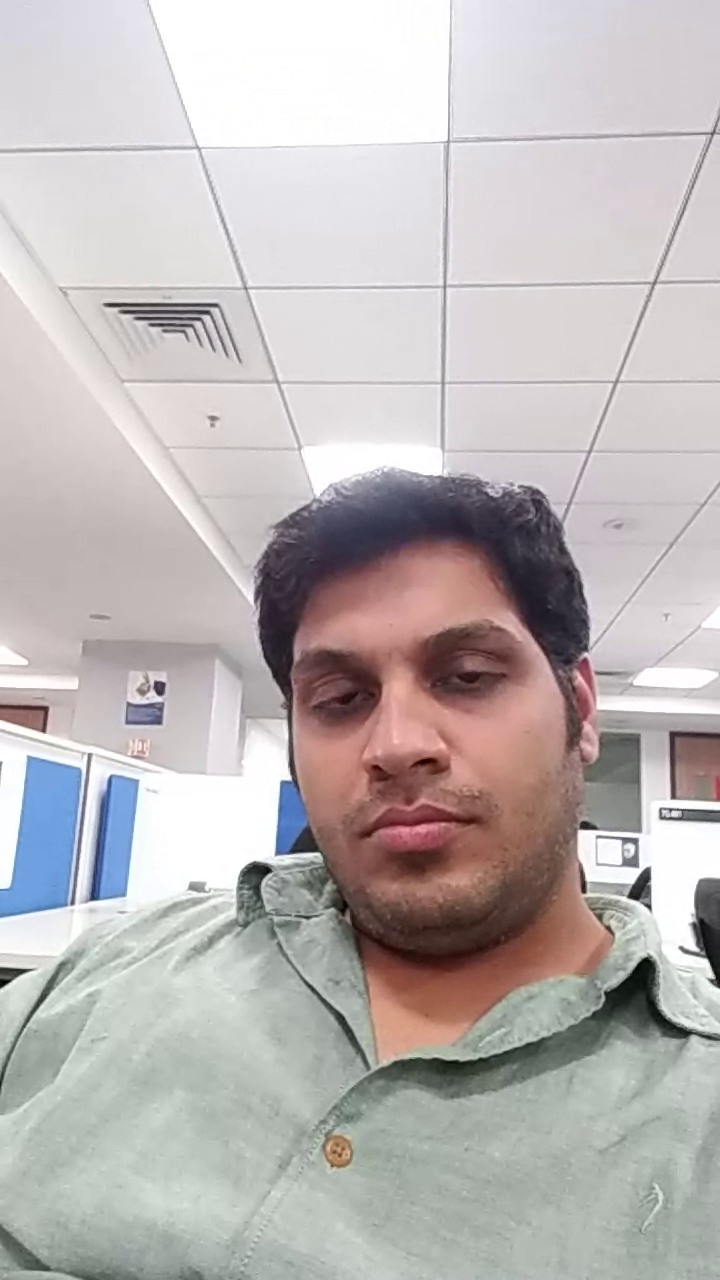
#> input picture frame 25 of Image Analysis/Automated Driver Fatigue detection/data/VID_JITIN.webm, 720 x 1280 px, given in place of VID_SHIVU_1.webm, which was not available
$ python sample.py   (older library calls are emulated)
#> lines starting #> are read from the running program, lines starting #| are printed output that depends on the picture; pictures that were not available may be replaced by others from this repository, and a replacement may not be noted
from __future__ import print_function, with_statement
import numpy as np
import cv2

wait_time = 5000
eye_center_range = 10

face_cascade = cv2.CascadeClassifier('C:\opencv\sources\data\haarcascades\haarcascade_frontalface_default.xml')
eye_cascade = cv2.CascadeClassifier('C:\opencv\sources\data\haarcascades\haarcascade_eye.xml')
# smile_cascade = cv2.CascadeClassifier('C:\opencv\sources\data\haarcascades\haarcascade_smile.xml')

cap = cv2.VideoCapture('D:\innovation\eye-blink\VID_SHIVU_1.webm')
totalFrames = cap.get(cv2.CAP_PROP_FRAME_COUNT)
fps = cap.get(cv2.CAP_PROP_FPS)
print("Total Frames:", totalFrames)
print("And FPS:",fps)

ret, img = cap.read()
#> img is the input picture: shape (1280, 720, 3); mean B, G, R 182.8, 183.2, 189
gray = cv2.cvtColor(img, cv2.COLOR_BGR2GRAY)
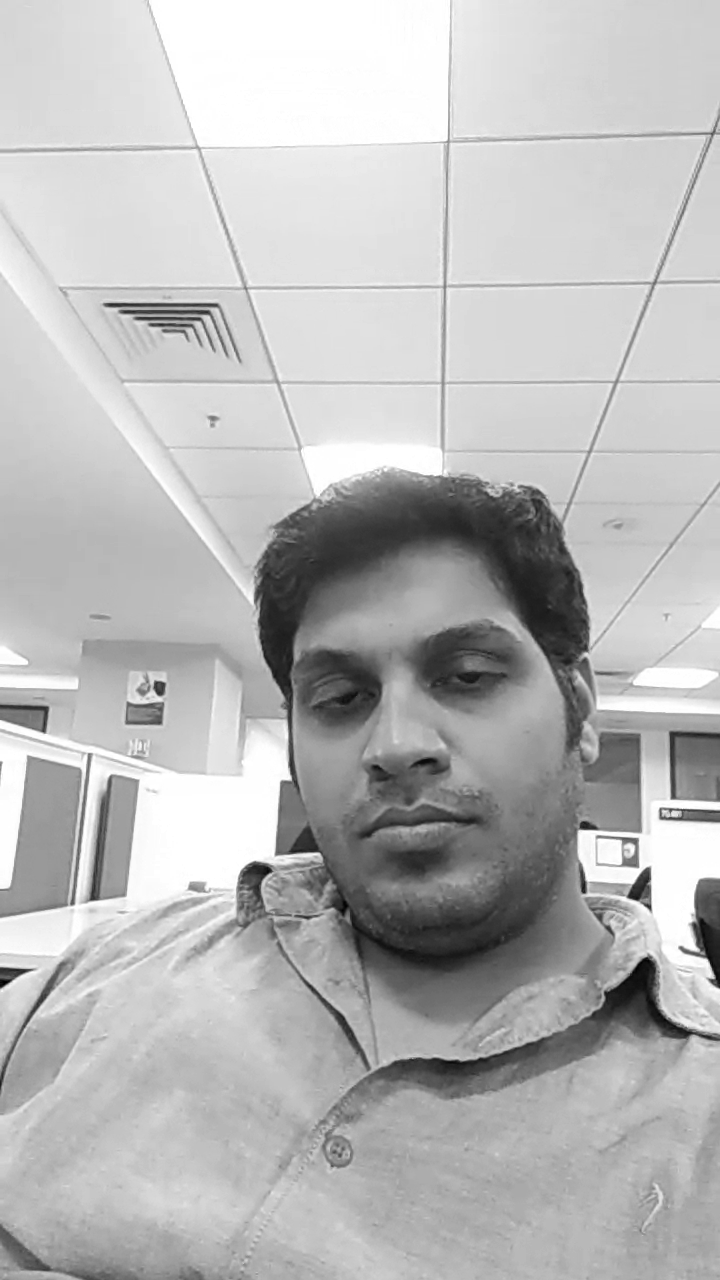
#> gray: shape (1280, 720); min 0, max 255, mean 184.8
faces = face_cascade.detectMultiScale(gray, 1.3, 5)
#> faces = [[215, 534, 375, 375]]

for (x, y, w, h) in faces:
    cv2.rectangle(img, (x, y), (x + w, y + h), (255, 0, 0), 2)
    roi_gray = gray[y:y + h, x:x + w]
    roi_color = img[y:y + h, x:x + w]
    eyes = eye_cascade.detectMultiScale(roi_gray)
    print('Eye contour got : ',len(eyes))
    minarea = 1000000000000000
    for (ex, ey, ew, eh) in eyes:
        # print('Center of eye frame is: ',ew/2,',',eh/2)
        if minarea >= ew*eh :
            minarea = ew*eh
    for (ex, ey, ew, eh) in eyes:
        if ew*eh < 2*minarea:
            eye_frame_center = (ew / 2, eh / 2)
            print('Center of eye frame is: ', eye_frame_center)

            cv2.rectangle(roi_color, (ex, ey), (ex + ew, ey + eh), (0, 255, 0), 2)
            eye_image = roi_gray[ey: ey+eh,ex: ex+ew]
            ret, thresh = cv2.threshold(eye_image, 0,255,cv2.THRESH_BINARY+cv2.THRESH_OTSU)
            threshAda = cv2.adaptiveThreshold(eye_image, 255, cv2.ADAPTIVE_THRESH_MEAN_C, cv2.THRESH_BINARY, 7, 2)
            # threshAda2 = cv2.adaptiveThreshold(eye_image, 255, cv2.ADAPTIVE_THRESH_GAUSSIAN_C, cv2.THRESH_BINARY, 11, 2)
            threshAda3 = cv2.adaptiveThreshold(eye_image, 255, cv2.ADAPTIVE_THRESH_GAUSSIAN_C, cv2.THRESH_BINARY , 5, 2)
            blur = cv2.GaussianBlur(eye_image, (5, 5), 0)
            # ret3, threshOtsu = cv2.threshold(blur, 0, 255, cv2.THRESH_BINARY + cv2.THRESH_OTSU)
            # threshEdges = cv2.Canny(eye_image,10,300)
            circle_image = eye_image
            circles = cv2.HoughCircles(circle_image, cv2.HOUGH_GRADIENT, 1, 20,
                                       param1=10, param2=60, minRadius=10, maxRadius=0)
#> (the run stopped early here; a loop or call above may not have finished)

$ run again, starting later in the video
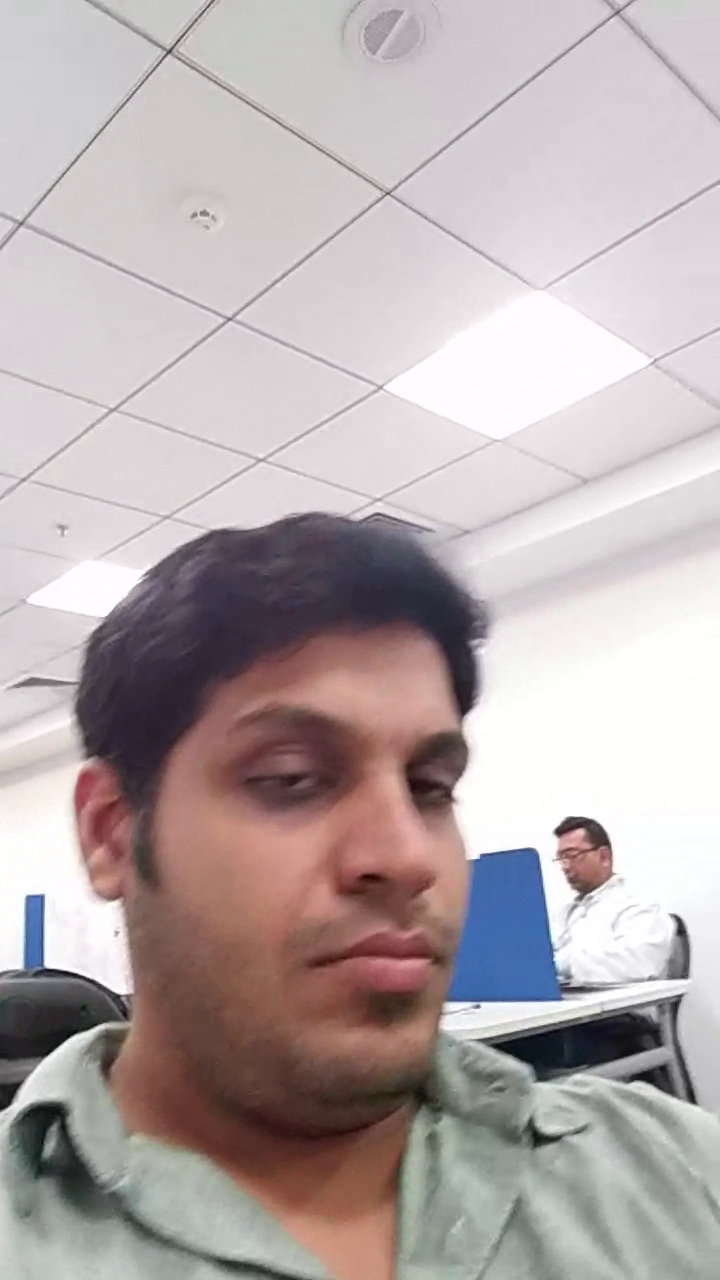
#> input picture frame 114 of Image Analysis/Automated Driver Fatigue detection/data/VID_JITIN.webm, 720 x 1280 px, given in place of VID_SHIVU_1.webm, which was not available
#> img is the input picture: shape (1280, 720, 3); mean B, G, R 172.6, 171.8, 182.1
#> `gray = cv2.cvtColor(img, cv2.COLOR_BGR2GRAY)`:
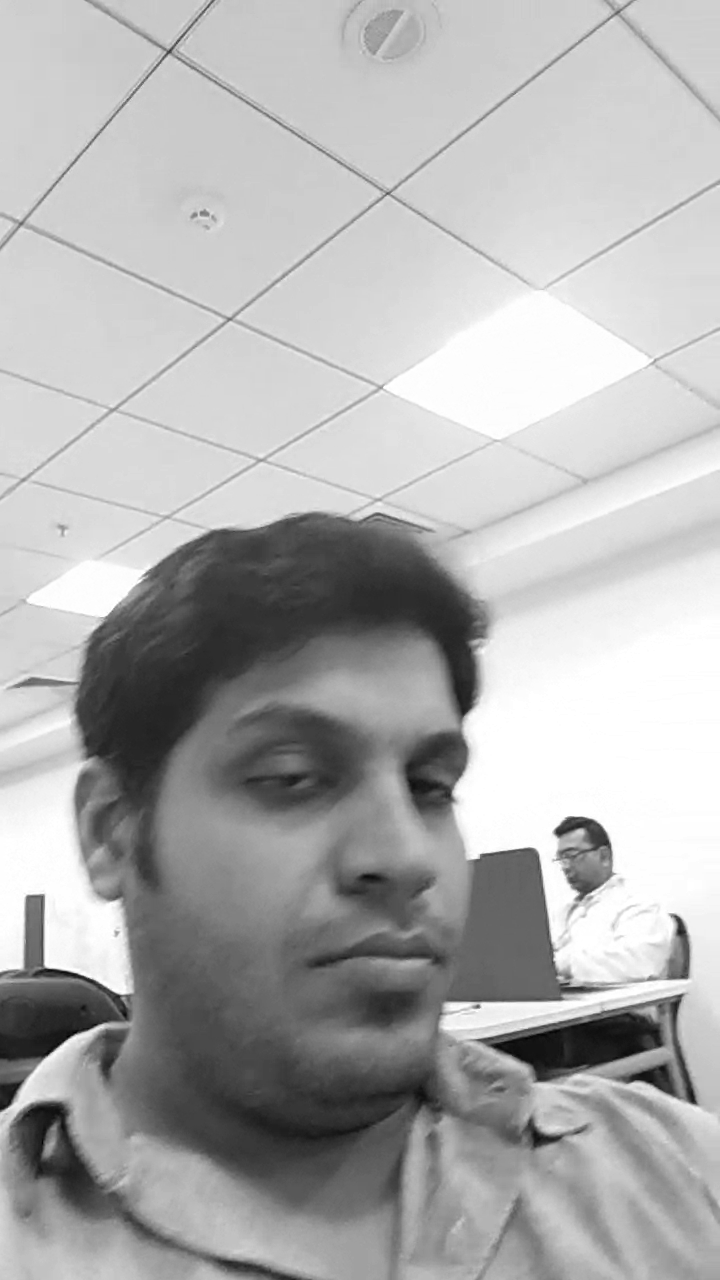
#> gray: shape (1280, 720); min 0, max 255, mean 174.9
#> faces = [[185, 628, 371, 371]]

$ run again, starting later in the video
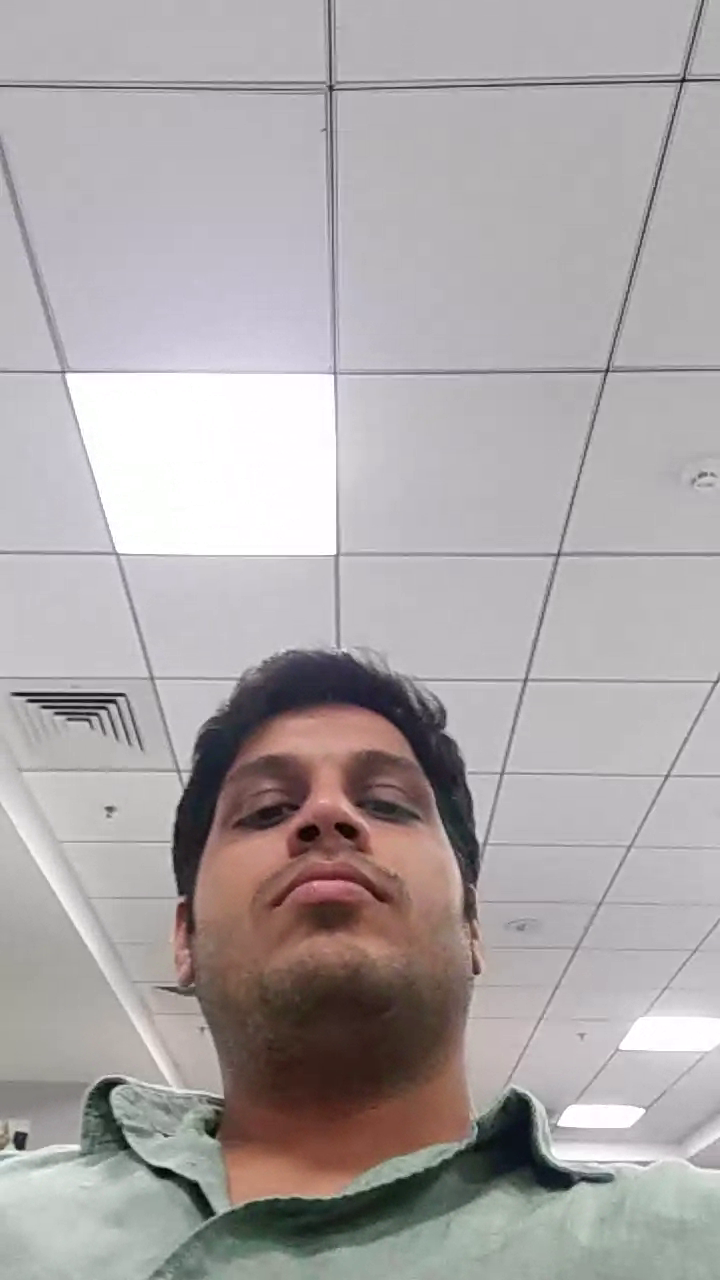
#> input picture frame 204 of Image Analysis/Automated Driver Fatigue detection/data/VID_JITIN.webm, 720 x 1280 px, given in place of VID_SHIVU_1.webm, which was not available
#> img is the input picture: shape (1280, 720, 3); mean B, G, R 167.7, 166.9, 172.4
#> `gray = cv2.cvtColor(img, cv2.COLOR_BGR2GRAY)`:
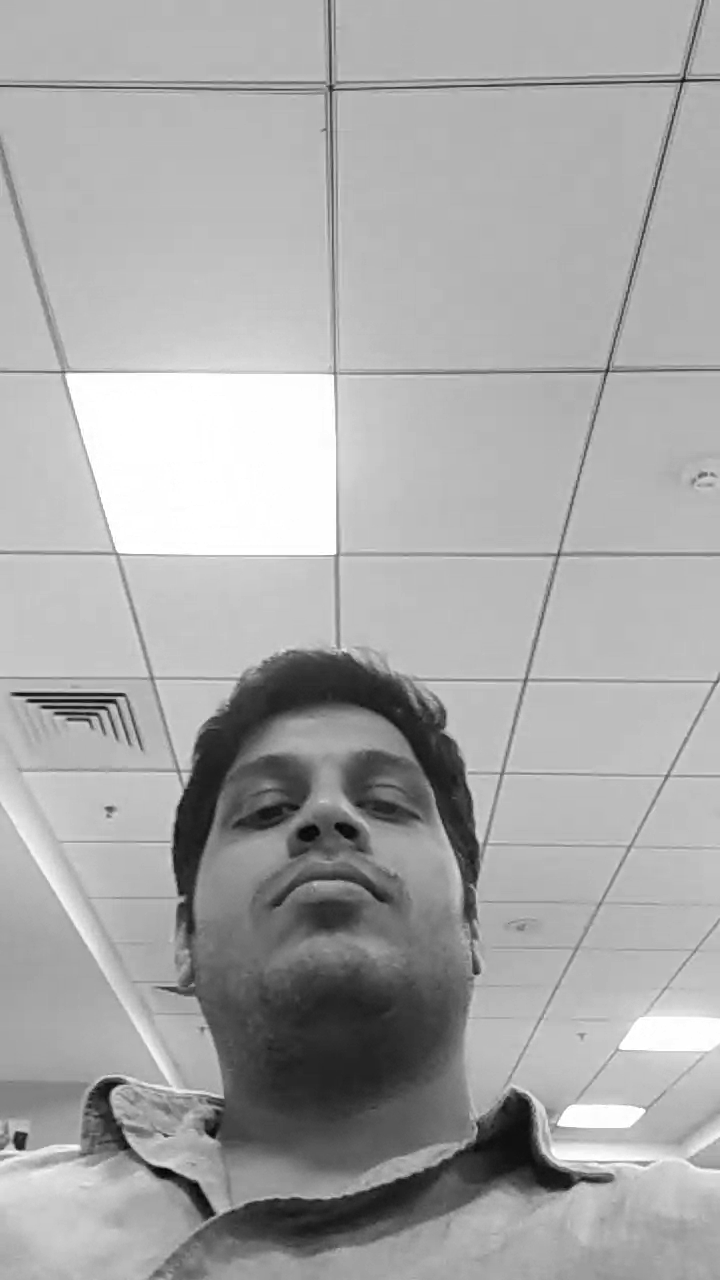
#> gray: shape (1280, 720); min 2, max 255, mean 168.6
#> faces = [[148, 657, 363, 363]]
